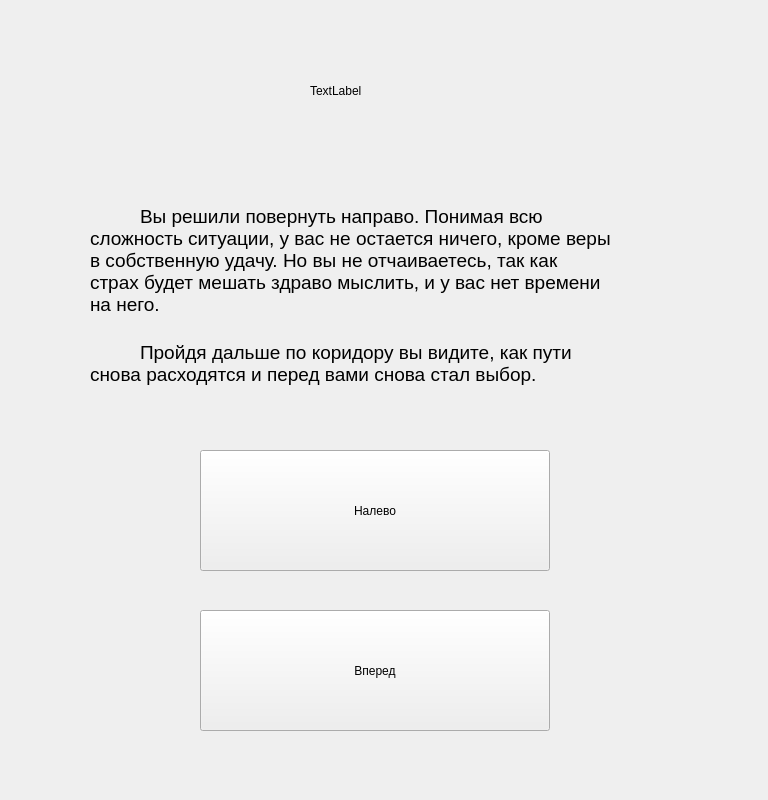
<?xml version="1.0" encoding="UTF-8"?>
<ui version="4.0">
 <class>Window3</class>
 <widget class="QWidget" name="Window3">
  <property name="geometry">
   <rect>
    <x>0</x>
    <y>0</y>
    <width>768</width>
    <height>800</height>
   </rect>
  </property>
  <property name="minimumSize">
   <size>
    <width>200</width>
    <height>100</height>
   </size>
  </property>
  <property name="maximumSize">
   <size>
    <width>16777215</width>
    <height>16777215</height>
   </size>
  </property>
  <property name="windowTitle">
   <string>Game</string>
  </property>
  <widget class="QPushButton" name="pushButton">
   <property name="geometry">
    <rect>
     <x>200</x>
     <y>450</y>
     <width>350</width>
     <height>121</height>
    </rect>
   </property>
   <property name="text">
    <string>Налево</string>
   </property>
  </widget>
  <widget class="QPushButton" name="pushButton_2">
   <property name="geometry">
    <rect>
     <x>200</x>
     <y>610</y>
     <width>350</width>
     <height>121</height>
    </rect>
   </property>
   <property name="text">
    <string>Вперед</string>
   </property>
  </widget>
  <widget class="QLabel" name="label_2">
   <property name="geometry">
    <rect>
     <x>90</x>
     <y>160</y>
     <width>631</width>
     <height>271</height>
    </rect>
   </property>
   <property name="text">
    <string>&lt;html&gt;&lt;head/&gt;&lt;style&gt; p {text-indent: 50px} &lt;/style&gt;&lt;body&gt;&lt;p align=&quot;justify&quot;&gt;&lt;span style=&quot; font-size:14pt;&quot;&gt;Вы решили повернуть направо. Понимая всю&lt;br/&gt;сложность ситуации, у вас не остается ничего, кроме веры&lt;br/&gt;в собственную удачу. Но вы не отчаиваетесь, так как&lt;br/&gt;страх будет мешать здраво мыслить, и у вас нет времени&lt;br/&gt;на него.&lt;br/&gt;&lt;/span&gt;&lt;/p&gt;&lt;p&gt;&lt;span style=&quot; font-size:14pt;&quot;&gt;Пройдя дальше по коридору вы видите, как пути&lt;br/&gt;снова расходятся и перед вами снова стал выбор. &lt;/span&gt;&lt;/p&gt;&lt;/body&gt;&lt;/html&gt;</string>
   </property>
  </widget>
  <widget class="QLabel" name="label_pict">
   <property name="geometry">
    <rect>
     <x>0</x>
     <y>0</y>
     <width>768</width>
     <height>800</height>
    </rect>
   </property>
   <property name="text">
    <string/>
   </property>
   <property name="pixmap">
    <pixmap>../PICT/pict2.png</pixmap>
   </property>
  </widget>
  <widget class="QLabel" name="label5">
   <property name="geometry">
    <rect>
     <x>310</x>
     <y>40</y>
     <width>251</width>
     <height>101</height>
    </rect>
   </property>
   <property name="styleSheet">
    <string notr="true">font: 14pt &quot;Times New Roman&quot;;</string>
   </property>
   <property name="text">
    <string>TextLabel</string>
   </property>
  </widget>
  <zorder>label_pict</zorder>
  <zorder>pushButton</zorder>
  <zorder>pushButton_2</zorder>
  <zorder>label_2</zorder>
  <zorder>label5</zorder>
 </widget>
 <resources/>
 <connections/>
</ui>
